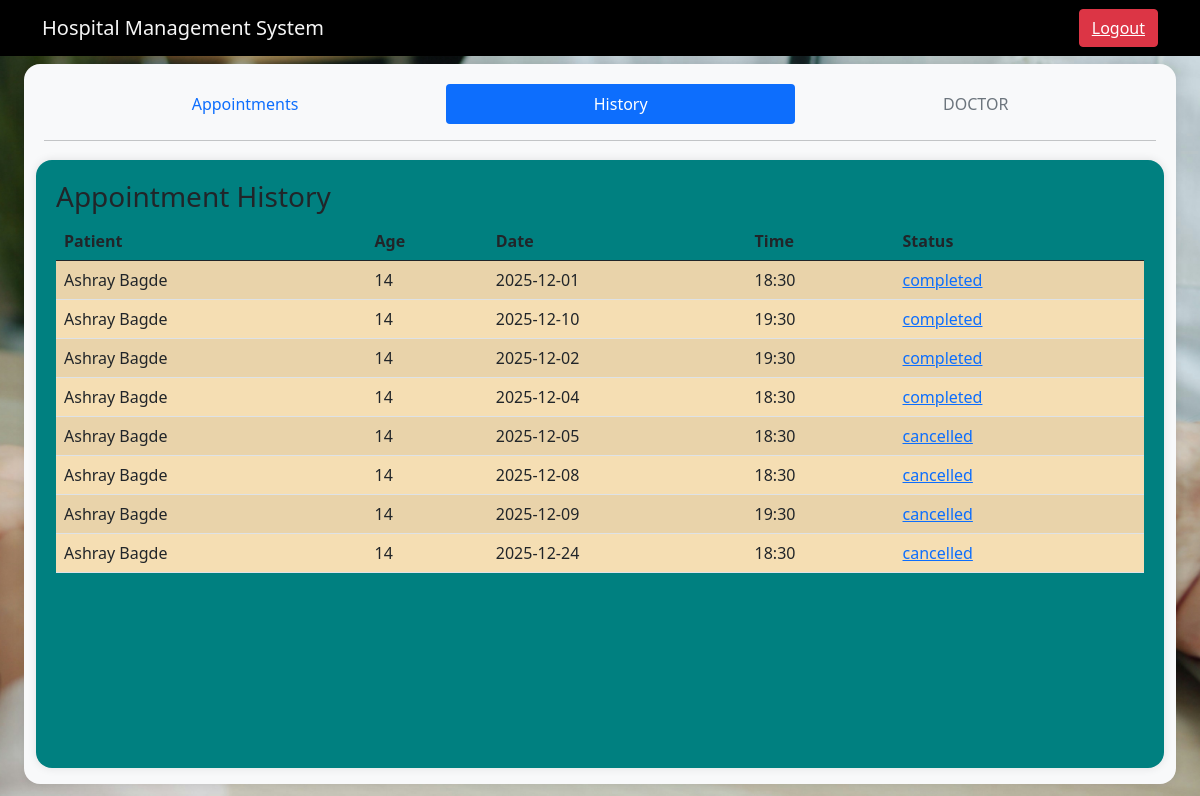
/doctor/history (signed in), run on the app's committed database.
### tables this page shows
CREATE TABLE appointments (
    Aid INTEGER PRIMARY KEY AUTOINCREMENT,
    Hid INTEGER NOT NULL,
    Pid INTEGER NOT NULL,
    Did INTEGER NOT NULL,
    date TEXT NOT NULL,
    time TEXT NOT NULL,
    status TEXT NOT NULL,
    prescription TEXT,
    diagnosis TEXT,
    created_at TIMESTAMP DEFAULT CURRENT_TIMESTAMP,
    FOREIGN KEY (Pid) REFERENCES patients(Pid),
    FOREIGN KEY (Hid) REFERENCES hospitals(Hid),
    FOREIGN KEY (Did) REFERENCES doctor(Did)
);

CREATE TABLE patients (
    Pid INTEGER PRIMARY KEY AUTOINCREMENT,
    name TEXT NOT NULL,
    dob TEXT NOT NULL,
    email TEXT  NOT NULL,
    pnum TEXT ,
    username TEXT ,
    password TEXT,
    age INTEGER,
    gender TEXT,
    city Text,
    created_at TIMESTAMP DEFAULT CURRENT_TIMESTAMP
);

### app.py (the view)
@app.route("/doctor/history", methods=['GET','POST'])
def doctor_history():
    if 'user' not in session or session.get('role')!='doctor':
        return redirect(url_for('home'))
    conn=sqlite3.connect(DATABASE)
    curr=conn.cursor()
    data=curr.execute('''select p.name,p.age,a.status,a.date,a.time,a.Aid from appointments as a ,doctor as d ,patients as p where d.username = ? and d.Did=a.Did and a.Pid=p.Pid''',(session['user'],)).fetchall()
    curr.close()
    conn.close()
    return render_template("/doctor_history.html",appointments=data)

### templates/doctor_history.html (shortened to what this page needs)
<html lang="en">
    <head>
        <link href="https://cdn.jsdelivr.net/npm/bootstrap@5.0.2/dist/css/bootstrap.min.css" rel="stylesheet">
    </head>
    <body>
        <div>
            <nav class="navbar navbar-expand-lg bg-body-tertiary" style="background-color: black;">
            <div class="container-md">
            <a class="navbar-brand" style="color: whitesmoke;" href="#">Hospital Management System</a>
            <a class="btn btn-danger" href="/logout"><U>Logout</U></a>
            </div>
            </nav>
        </div>
        <div class="rounded-container" >
                <ul class="nav nav-pills nav-fill">
                <li class="nav-item">
                    <a class="nav-link" aria-current="page" href="/doctor">Appointments</a>
                </li>
                <li class="nav-item">
                    <a class="nav-link active" aria-current="page" href="/doctor/history">History</a>
                </li>
                <li class="nav-item">
                    <a class="nav-link disabled" aria-disabled="true">DOCTOR</a>
                </li>
                </ul>
                <hr>
                <div class="rounded-dialog">
                    <h3>Appointment History</h3>
                    <table class="table table-striped">
                        <thead>
                            <tr>
                                <th>Patient</th>
                                <th>Age</th>
                                <th>Date</th>
                                <th>Time</th>
                                <th>Status</th>
                            </tr>
                        </thead>
                        <tbody style="background-color: wheat;">
                            {% for appointment in appointments %}
                                {% if appointment[2] != 'pending' %}
                                    <tr>
                                        <td>{{ appointment[0] }}</td>
                                        <td>{{ appointment[1] }}</td>
                                        <td>{{ appointment[3] }}</td>
                                        <td>{{ appointment[4] }}</td>
                                        <td><a href="/appointment/details/{{appointment[5]}}">{{ appointment[2] }}</a></td>
                                    </tr>
                                {% endif %}
                            {% endfor %}
                        </tbody>
                    </table>
                </div>
        </div>
    </body>
</html>

### templates/doctor_history.html (style rules this page uses)
body { background-image: url('/static/img.jpg'); background-size: cover; background-position: center; background-repeat: no-repeat; }
.rounded-container { position: fixed; top: 8vh; left: 2vw; right: 2vw; bottom: 2vh; background-color: #f8f9fa; border-radius: 16px; box-shadow: 0 0 10px rgba(0,0,0,0.1); padding: 20px; overflow: auto; z-index: 1000; }
.rounded-dialog { position: fixed; top: 20vh; left: 3vw; right: 3vw; bottom: 4vh; background-color: teal; border-radius: 16px; box-shadow: 0 0 10px rgba(0,0,0,0.1); padding: 20px; overflow: auto; z-index: 1000; }

### data on the page
appointments: name "Ashray Bagde", age "14", date "2025-12-01", time "18:30", status "completed"
appointments: name "Ashray Bagde", age "14", date "2025-12-10", time "19:30", status "completed"
appointments: name "Ashray Bagde", age "14", date "2025-12-02", time "19:30", status "completed"
appointments: name "Ashray Bagde", age "14", date "2025-12-04", time "18:30", status "completed"
appointments: name "Ashray Bagde", age "14", date "2025-12-05", time "18:30", status "cancelled"
appointments: name "Ashray Bagde", age "14", date "2025-12-08", time "18:30", status "cancelled"
appointments: name "Ashray Bagde", age "14", date "2025-12-09", time "19:30", status "cancelled"
appointments: name "Ashray Bagde", age "14", date "2025-12-24", time "18:30", status "cancelled"
